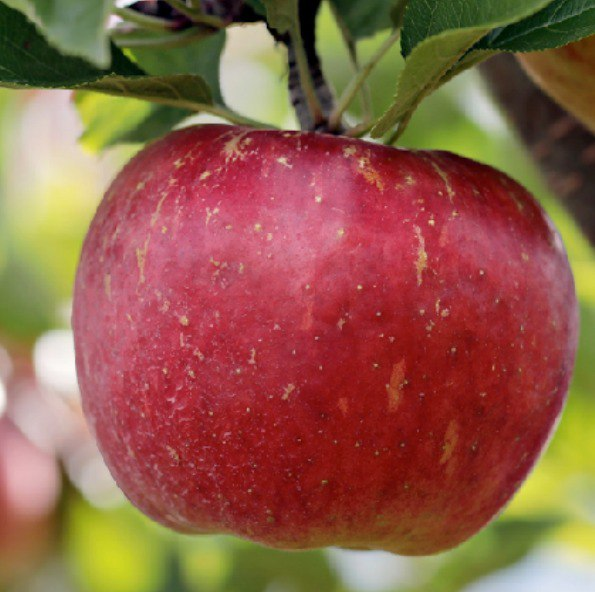
#> input picture COL783/A3/LOCAL/Testcases/q1_apple.jpg, 595 x 592 px
$ python q1_local.py   (older library calls are emulated)
#> lines starting #> are read from the running program, lines starting #| are printed output that depends on the picture; after the words box and inside, x2 and y2 are one past the last pixel; in counts of white or black regions, pixels touching at a corner belong together
import cv2
import numpy as np
import os


def ensure_directory(path):
    """Create directory if it doesn't exist."""
    os.makedirs(path, exist_ok=True)


def save_pyramid_images(pyramid, output_dir, prefix):
    """Save all levels of a pyramid to disk."""
    ensure_directory(output_dir)
    for i, level in enumerate(pyramid):
        filename = os.path.join(output_dir, f"{prefix}_level_{i}.png")
        # Normalize for visualization if needed
        if level.dtype == np.float32 or level.dtype == np.float64:
            # For Laplacian pyramid, we need to normalize for display
            normalized = cv2.normalize(level, None, 0, 255, cv2.NORM_MINMAX)
            cv2.imwrite(filename, normalized.astype(np.uint8))
        else:
            cv2.imwrite(filename, level)
    print(f"  Saved {len(pyramid)} levels to {output_dir}")


def construct_gaussian_pyramid(image, levels, kernel):
    """
    Construct a Gaussian pyramid.

    Args:
        image: Input image
        levels: Number of pyramid levels
        kernel: 1D convolution kernel (will be applied separably)

    Returns:
        List of images forming the Gaussian pyramid
    """
    pyramid = [image]
    current = image.astype(np.float32).copy()
    current = image.copy()

    for i in range(levels - 1):
        # Convolve with separable kernel (horizontal then vertical)
        blurred = cv2.sepFilter2D(current, cv2.CV_32F, kernel, kernel, borderType=cv2.BORDER_REFLECT)

        # Downsample by taking every alternate pixel
        downsampled = blurred[::2, ::2]
        pyramid.append(downsampled)
        current = downsampled

    return pyramid


def upsample_and_convolve(image, target_shape, kernel):
    """
    Upsample image by inserting zeros and convolve with kernel.

    Args:
        image: Input image to upsample
        target_shape: Target shape (height, width)
        kernel: 1D convolution kernel

    Returns:
        Upsampled and convolved image
    """
    h, w = target_shape[:2]
    image = image.astype(np.float32)

    # Create upsampled image with zeros
    if len(image.shape) == 3:
        upsampled = np.zeros((h, w, image.shape[2]), dtype=np.float32)
    else:
        upsampled = np.zeros((h, w), dtype=np.float32)

    # Insert original values at even positions
    upsampled[::2, ::2] = image

    # Multiply by 2 as per the formula
    upsampled *= 4.0

    # Convolve with the kernel (separably)
    result = cv2.sepFilter2D(upsampled, cv2.CV_32F, kernel, kernel, borderType=cv2.BORDER_REFLECT)

    return result


def construct_laplacian_pyramid(gaussian_pyramid, kernel):
    """
    Construct Laplacian pyramid from Gaussian pyramid.

    Args:
        gaussian_pyramid: List of images in Gaussian pyramid
        kernel: 1D convolution kernel for upsampling

    Returns:
        List of images forming the Laplacian pyramid
    """
    laplacian_pyramid = []

    for i in range(len(gaussian_pyramid) - 1):
        # Get current level and next (upper) level
        current = gaussian_pyramid[i].astype(np.float32)
        next_level = gaussian_pyramid[i + 1]

        # Upsample and convolve the next level
        upsampled = upsample_and_convolve(next_level, current.shape, kernel)

        # Subtract to get Laplacian
        laplacian = current - upsampled
        laplacian_pyramid.append(laplacian)

    # Add the top level of Gaussian pyramid as the last level
    laplacian_pyramid.append(gaussian_pyramid[-1].astype(np.float32))

    return laplacian_pyramid


def reconstruct_from_laplacian(laplacian_pyramid, kernel):
    """
    Reconstruct image from Laplacian pyramid.

    Args:
        laplacian_pyramid: List of images in Laplacian pyramid
        kernel: 1D convolution kernel for upsampling

    Returns:
        Reconstructed image
    """
    # Start from the top (smallest) level
    reconstructed = laplacian_pyramid[-1].copy()

    # Iterate from second-to-last to first level
    for i in range(len(laplacian_pyramid) - 2, -1, -1):
        # Upsample current reconstruction
        upsampled = upsample_and_convolve(reconstructed, laplacian_pyramid[i].shape, kernel)

        # Add the Laplacian at this level
        reconstructed = upsampled + laplacian_pyramid[i]

    return reconstructed


def blend_pyramids(laplacian_f, laplacian_g, mask_pyramid):
    """
    Blend two Laplacian pyramids using a mask pyramid.

    Args:
        laplacian_f: Laplacian pyramid of first image
        laplacian_g: Laplacian pyramid of second image
        mask_pyramid: Gaussian pyramid of the mask

    Returns:
        Blended Laplacian pyramid
    """
    blended = []

    for i in range(len(laplacian_f)):
        # Normalize mask to [0, 1]
        mask = mask_pyramid[i].astype(np.float32) / 255.0

        # Expand mask dimensions if needed for color images
        if len(laplacian_f[i].shape) == 3 and len(mask.shape) == 2:
            mask = mask[:, :, np.newaxis]

        # Blend: (1-m)*f + m*g
        blended_level = (1 - mask) * laplacian_f[i] + mask * laplacian_g[i]
        blended.append(blended_level)

    return blended


def main():
    """Main function to execute all parts of the assignment."""

    # Configuration
    f_path = "../Testcases/q1_apple.jpg"
    g_path = "../Testcases/q1_orange.jpg"
    num_levels = 6
    kernel = np.array([1, 4, 6, 4, 1], dtype=np.float32) / 16.0

    # Output directories
    output_base = "./Q1_Output"
    output_partA = os.path.join(output_base, "PartA")
    output_partB = os.path.join(output_base, "PartB")
    output_partC = os.path.join(output_base, "PartC")
    output_partD = os.path.join(output_base, "PartD")

    # Load images
    print("Loading images...")
    f = cv2.imread(f_path)
#> f is the input picture: shape (592, 595, 3); mean B, G, R 71.5, 93, 143.6
    g = cv2.imread(g_path)
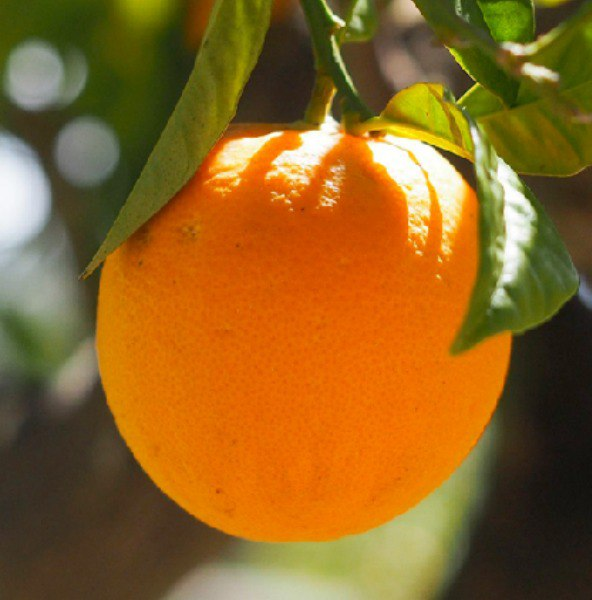
#> input picture COL783/A3/LOCAL/Testcases/q1_orange.jpg, 592 x 600 px
#> g is the input picture: shape (600, 592, 3); mean B, G, R 35, 98.9, 141.4

    if f is None or g is None:
        print(f"Error: Could not load images from {f_path} and {g_path}")
        return
    f = f.astype(np.float32)
    g = g.astype(np.float32)
    print(f"Loaded f: {f.shape}, g: {g.shape}")
#| Loaded f: (592, 595, 3), g: (600, 592, 3)

    # Ensure images are the same size
    if f.shape != g.shape:
        print("Warning: Images have different sizes. Resizing to match...")
        h = min(f.shape[0], g.shape[0])
#> h = 592
        w = min(f.shape[1], g.shape[1])
#> w = 592
        f = cv2.resize(f, (w, h))
#> f: shape (592, 592, 3) float32
        g = cv2.resize(g, (w, h))
#> g: shape (592, 592, 3) float32
        print(f"Resized to: {f.shape}")
#| Resized to: (592, 592, 3)

    # ========== PART A ==========
    print("\n" + "="*50)
    print("======Part-A processing...======")
    print("="*50)

    print("Constructing Gaussian pyramid for f...")
    gaussian_f = construct_gaussian_pyramid(f, num_levels, kernel)
#> after the loop in construct_gaussian_pyramid, `for i in range(levels - 1):`: pyramid = 6 items
#> gaussian_f = 6 items
    save_pyramid_images(gaussian_f, output_partA, "gaussian_f")
#> the loop in save_pyramid_images, `for i, level in enumerate(pyramid):` made 6 passes
#|   Saved 6 levels to ./Q1_Output/PartA

    print("Constructing Gaussian pyramid for g...")
    gaussian_g = construct_gaussian_pyramid(g, num_levels, kernel)
#> gaussian_g = 6 items
    save_pyramid_images(gaussian_g, output_partA, "gaussian_g")
#> the loop in save_pyramid_images (call 2), `for i, level in enumerate(pyramid):` made 6 passes
#|   Saved 6 levels to ./Q1_Output/PartA

    print(f"Part A complete. Gaussian pyramids with {num_levels} levels created.")

    # ========== PART B ==========
    print("\n" + "="*50)
    print("======Part-B processing...======")
    print("="*50)

    print("Constructing Laplacian pyramid for f...")
    laplacian_f = construct_laplacian_pyramid(gaussian_f, kernel)
#> the loop in construct_laplacian_pyramid, `for i in range(len(gaussian_pyramid) - 1):` made 5 passes
#> (h in upsample_and_convolve, w in upsample_and_convolve) on passes 1 to 5: (592, 592), (296, 296), (148, 148), (74, 74), (37, 37)
#> pass 1, in upsample_and_convolve, `result = cv2.sepFilter2D(upsampled, cv2.CV_32F, kernel, kernel, border..`:
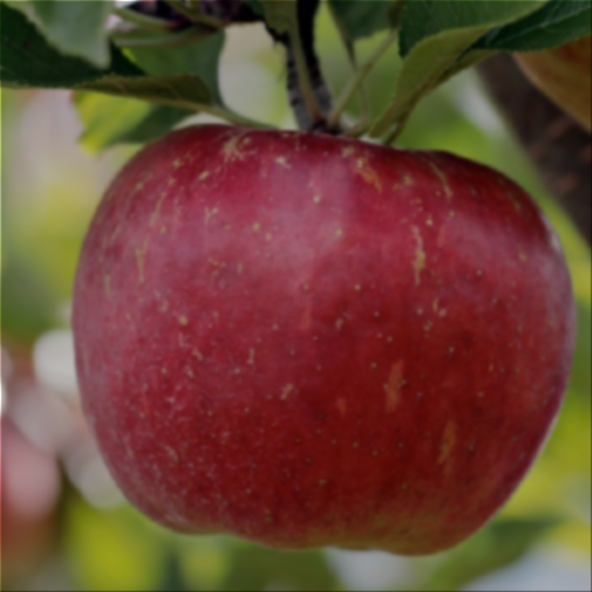
#> result: shape (592, 592, 3) float32; mean of channels 0, 1, 2 71.4, 93, 143.6; drawn with min black and max white
#> pass 1, in construct_laplacian_pyramid, `laplacian = current - upsampled`:
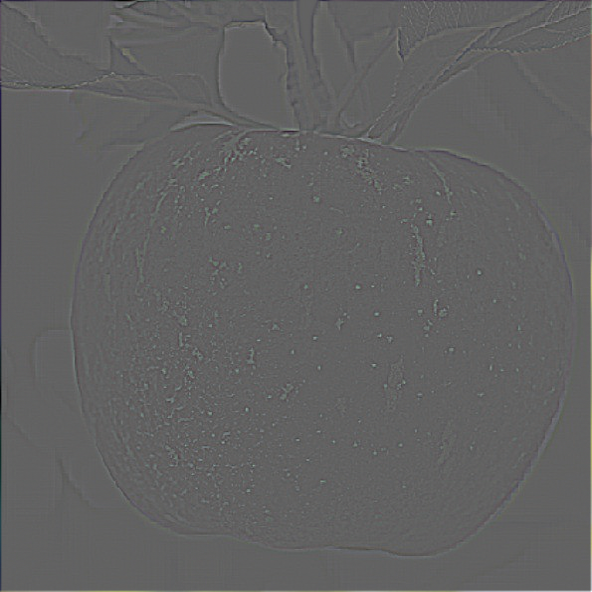
#> laplacian: shape (592, 592, 3) float32; mean of channels 0, 1, 2 0, 0.1, 0; drawn with min black and max white
#> after the loop in construct_laplacian_pyramid, `for i in range(len(gaussian_pyramid) - 1):`: laplacian_pyramid = 5 items
#> laplacian_f = 6 items
    save_pyramid_images(laplacian_f, output_partB, "laplacian_f")
#|   Saved 6 levels to ./Q1_Output/PartB

    print("Constructing Laplacian pyramid for g...")
    laplacian_g = construct_laplacian_pyramid(gaussian_g, kernel)
#> the loop in construct_laplacian_pyramid (call 2), `for i in range(len(gaussian_pyramid) - 1):` made 5 passes
#> pass 1, in upsample_and_convolve (call 6), `result = cv2.sepFilter2D(upsampled, cv2.CV_32F, kernel, kernel, border..`:
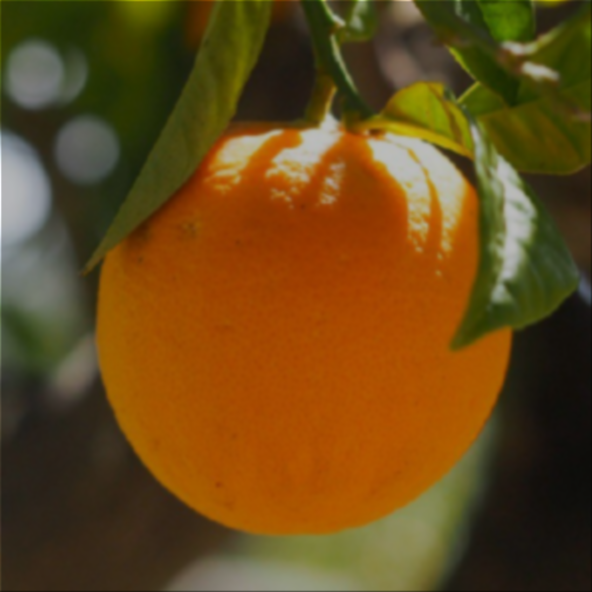
#> result: shape (592, 592, 3) float32; mean of channels 0, 1, 2 35, 98.9, 141.4; drawn with min black and max white
#> pass 1, in construct_laplacian_pyramid (call 2), `laplacian = current - upsampled`:
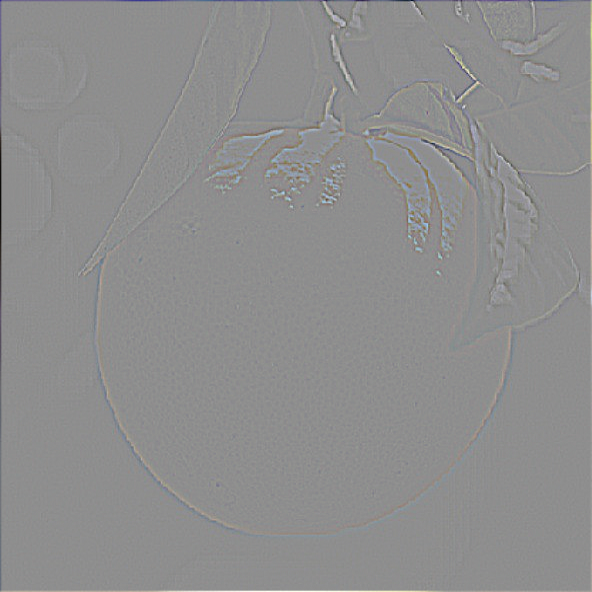
#> laplacian: shape (592, 592, 3) float32; mean of channels 0, 1, 2 0, 0, 0; drawn with min black and max white
#> laplacian_g = 6 items
    save_pyramid_images(laplacian_g, output_partB, "laplacian_g")
#|   Saved 6 levels to ./Q1_Output/PartB

    print("Reconstructing f from its Laplacian pyramid...")
    reconstructed_f = reconstruct_from_laplacian(laplacian_f, kernel)
#> the loop in reconstruct_from_laplacian, `for i in range(len(laplacian_pyramid) - 2, -1, -1):` made 5 passes
#> (i, h in upsample_and_convolve, w in upsample_and_convolve) on passes 1, 2, 4, 5: (4, 37, 37), (3, 74, 74), (1, 296, 296), (0, 592, 592)
    reconstructed_f = np.clip(reconstructed_f, 0, 255).astype(np.uint8)

    # Verify reconstruction
    diff = cv2.absdiff(f.astype(np.uint8), reconstructed_f)
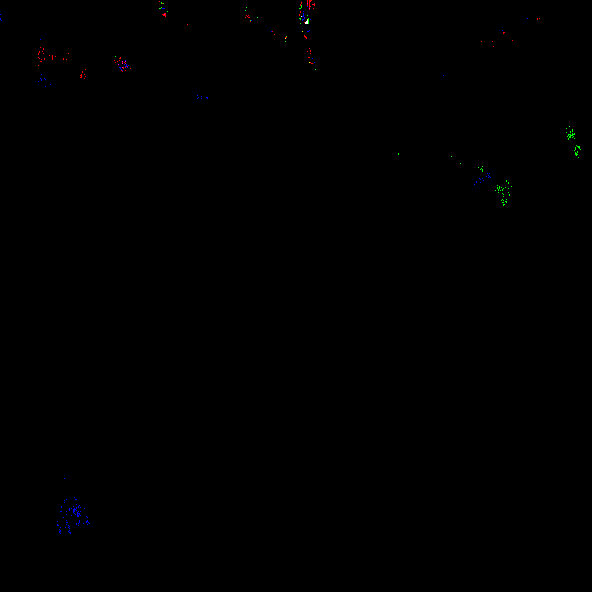
#> diff: shape (592, 592, 3); mean B, G, R 0.000539, 0.000422, 0.000462; drawn with 1 as white
    max_error = np.max(diff)
#> max_error = 1
    mean_error = np.mean(diff)
#> mean_error = 0.000475

    print(f"Reconstruction verification:")
    print(f"  Max pixel error: {max_error}")
#|   Max pixel error: 1
    print(f"  Mean pixel error: {mean_error:.6f}")
#|   Mean pixel error: 0.000475

    ensure_directory(output_partB)
    cv2.imwrite(os.path.join(output_partB, "reconstructed_f.png"), reconstructed_f)
    cv2.imwrite(os.path.join(output_partB, "reconstruction_error.png"), diff * 10)  # Amplify for visibility

    print("Part B complete. Laplacian pyramids created and reconstruction verified.")

    # ========== PART C ==========
    print("\n" + "="*50)
    print("======Part-C processing...======")
    print("="*50)

    print("Creating binary mask (vertical split)...")
    h, w = f.shape[:2]
    mask = np.zeros((h, w), dtype=np.uint8)
    mask[:, w//2:] = 255  # Right half from g, left half from f

    ensure_directory(output_partC)
    cv2.imwrite(os.path.join(output_partC, "binary_mask.png"), mask)
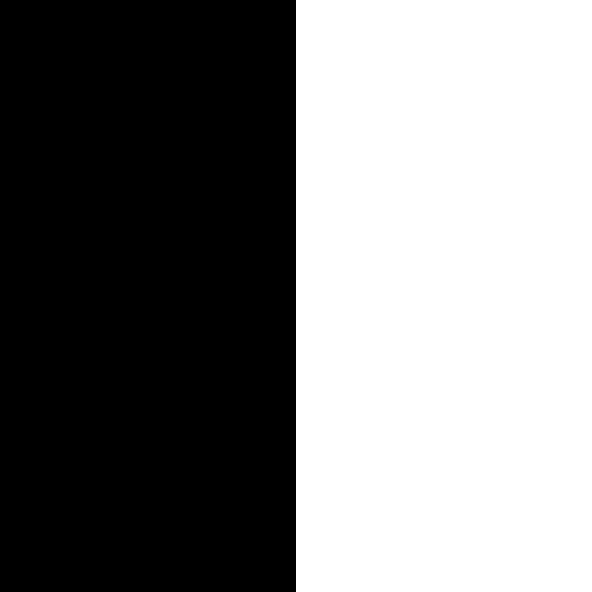
#> saved as binary_mask.png: shape (592, 592); 50% white; 1 white region, box (x1, y1, x2, y2) and area: (296, 0, 592, 592) 175232

    print("Creating hard transition blend...")
    # Convert mask to float for blending
    mask_float = mask.astype(np.float32) / 255.0
    mask_float_3ch = mask_float[:, :, np.newaxis]

    hard_blend = ((1 - mask_float_3ch) * f.astype(np.float32) +
                  mask_float_3ch * g.astype(np.float32))
    hard_blend = np.clip(hard_blend, 0, 255).astype(np.uint8)

    cv2.imwrite(os.path.join(output_partC, "hard_transition.png"), hard_blend)
    print("Part C complete. Hard transition blend created.")

    # ========== PART D ==========
    print("\n" + "="*50)
    print("======Part-D processing...======")
    print("="*50)

    print("Creating Gaussian pyramid of the mask...")
    mask = mask.astype(np.float32)
    mask_pyramid = construct_gaussian_pyramid(mask, num_levels, kernel)
#> mask_pyramid = 6 items
    save_pyramid_images(mask_pyramid, output_partD, "gaussian_mask")
#|   Saved 6 levels to ./Q1_Output/PartD

    print("Blending Laplacian pyramids...")
    blended_laplacian = blend_pyramids(laplacian_f, laplacian_g, mask_pyramid)
#> the loop in blend_pyramids, `for i in range(len(laplacian_f)):` made 6 passes
#> blended_laplacian = 6 items
    save_pyramid_images(blended_laplacian, output_partD, "blended_laplacian")
#|   Saved 6 levels to ./Q1_Output/PartD

    print("Reconstructing final image with smooth transition...")
    final_blend = reconstruct_from_laplacian(blended_laplacian, kernel)
#> the loop in reconstruct_from_laplacian (call 2), `for i in range(len(laplacian_pyramid) - 2, -1, -1):` made 5 passes
    final_blend = np.clip(final_blend, 0, 255).astype(np.uint8)

    cv2.imwrite(os.path.join(output_partD, "smooth_transition.png"), final_blend)
    print("Part D complete. Smooth transition blend created.")

    # Summary
    print("\n" + "="*50)
    print("ALL PARTS COMPLETED SUCCESSFULLY")
    print("="*50)
    print(f"Output directory: {output_base}")
    print(f"  Part A (Gaussian pyramids): {output_partA}")
    print(f"  Part B (Laplacian pyramids): {output_partB}")
    print(f"  Part C (Hard transition): {output_partC}")
    print(f"  Part D (Smooth transition): {output_partD}")


if __name__ == "__main__":
    main()
